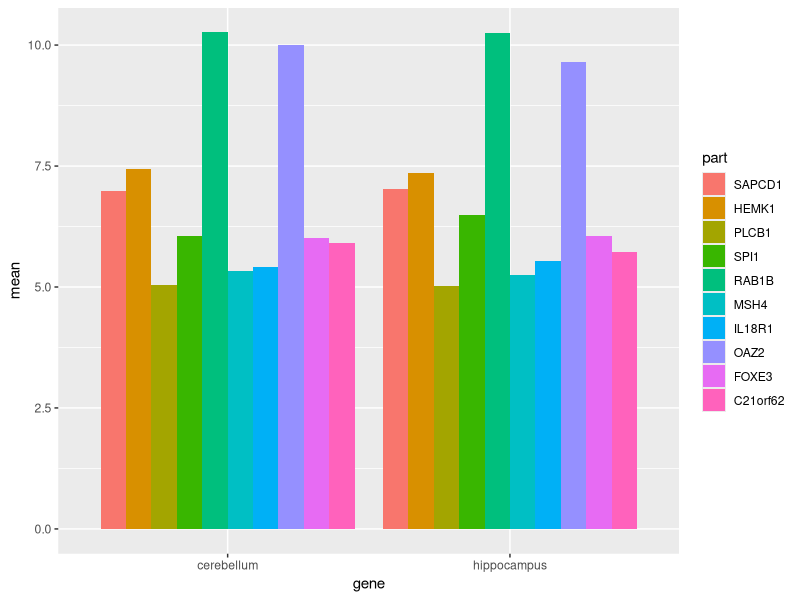
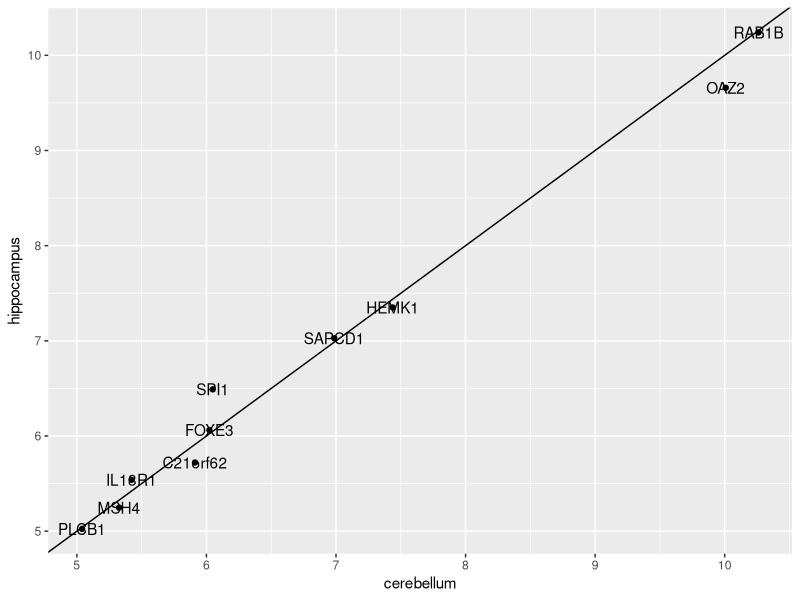
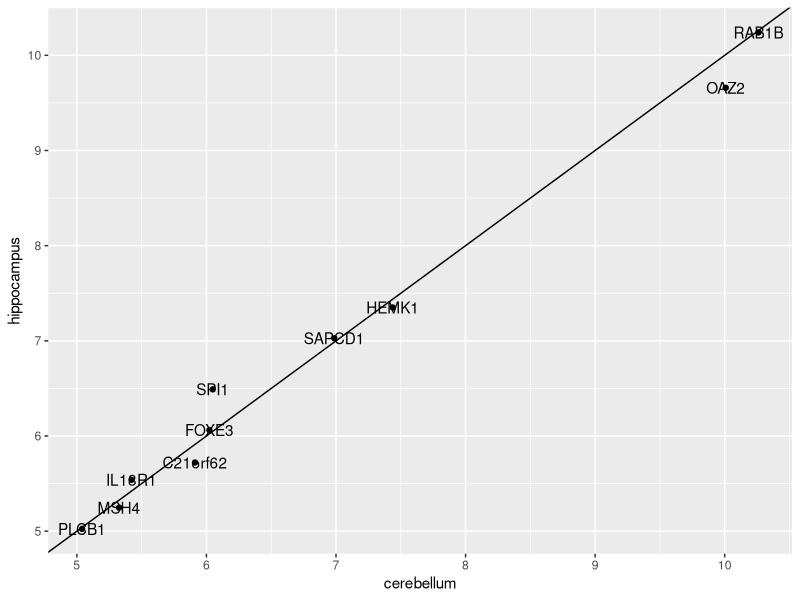
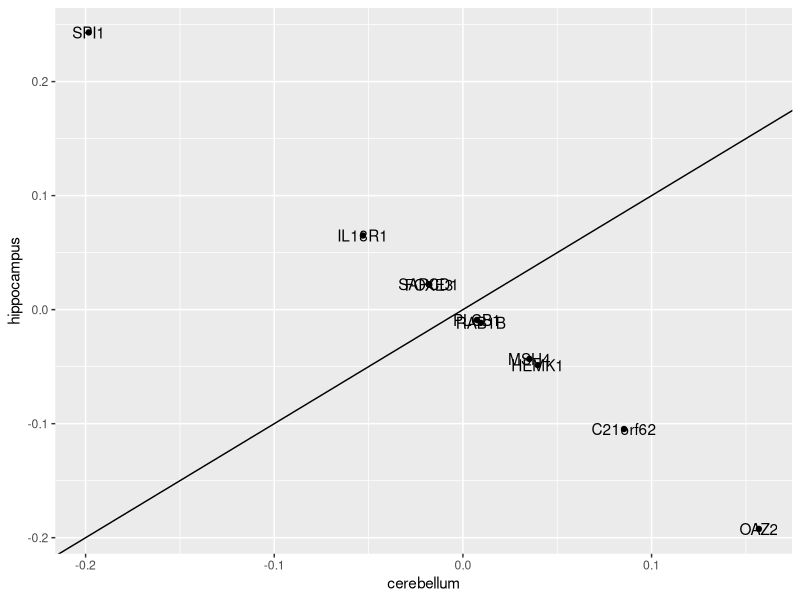
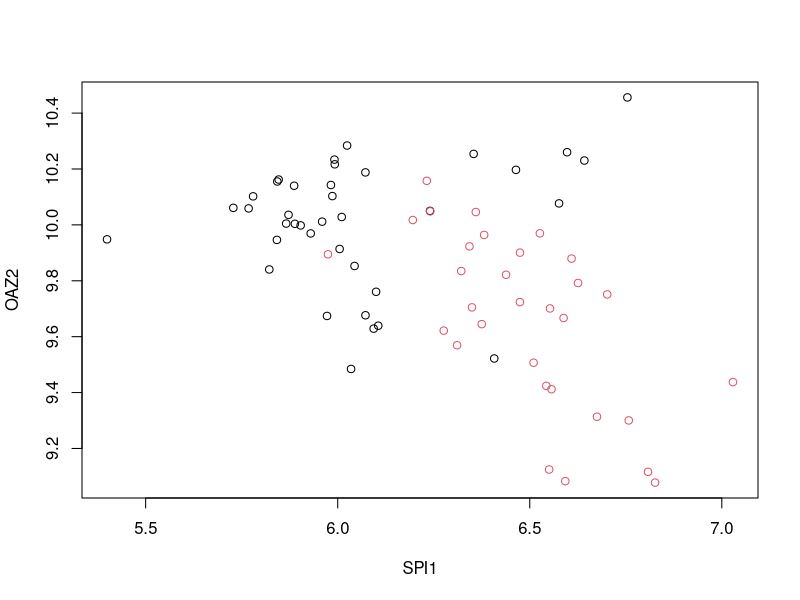

These charts were generated, in order, by the following R code:
# https://learning.edx.org/course/course-v1:HarvardX+PH125.8x+1T2022/block-v1:HarvardX+PH125.8x+1T2022+type@sequential+block@cf9e5492064f4e7e9787ed0d8c27d1e9/block-v1:HarvardX+PH125.8x+1T2022+type@vertical+block@e253df286aa54dc9b6fd67f3e09ead37
# Q1
library(dslabs)
library(caret)
library(tidyverse)
data("tissue_gene_expression")

set.seed(1993, sample.kind = "Rounding") # if using R 3.6 or later
ind <- which(tissue_gene_expression$y %in% c("cerebellum", "hippocampus"))
y <- droplevels(tissue_gene_expression$y[ind])
x <- tissue_gene_expression$x[ind,]
x <- x[, sample(ncol(x), 10)]
# Q1: my answer (same as official answer)
fit_lda <- train(x, y, method = "lda")
fit_lda$results["Accuracy"]


# Q2: my answer (ok)
library(reshape2)
means <- as.matrix(fit_lda$finalModel$means)
means_melt <- melt(means, varnames = c('gene', 'part'), value.name = 'mean')

ggplot(means_melt, aes(gene, mean, fill = part)) +
  geom_bar(stat = "identity", position = "dodge")
# Q2: official answer
t(fit_lda$finalModel$means) %>% data.frame() %>%
  mutate(predictor_name = rownames(.)) %>%
  ggplot(aes(cerebellum, hippocampus, label = predictor_name)) +
  geom_point() +
  geom_text() +
  geom_abline()


# Q3
library(dslabs)
library(caret)
data("tissue_gene_expression")

set.seed(1993, sample.kind="Rounding")
ind <- which(tissue_gene_expression$y %in% c("cerebellum", "hippocampus"))
y <- droplevels(tissue_gene_expression$y[ind])
x <- tissue_gene_expression$x[ind, ]
x <- x[, sample(ncol(x), 10)]
# Q3: my answer (same as official answer)
fit_qda <- train(x, y, method = "qda")
fit_qda$results["Accuracy"]



# Q4: my answer
t(fit_qda$finalModel$means) %>% data.frame() %>%
  mutate(predictor_name = rownames(.)) %>%
  ggplot(aes(cerebellum, hippocampus, label = predictor_name)) +
  geom_point() +
  geom_text() +
  geom_abline()



# Q5: my answer (same as official answer)
set.seed(1993, sample.kind = "Rounding") # if using R 3.6 or later
ind <- which(tissue_gene_expression$y %in% c("cerebellum", "hippocampus"))
y <- droplevels(tissue_gene_expression$y[ind])
x <- tissue_gene_expression$x[ind,]
x <- x[, sample(ncol(x), 10)]
fit_lda <- train(x, y, method = "lda", preProcess = "center")
fit_lda$results["Accuracy"]
t(fit_lda$finalModel$means) %>% data.frame() %>%
  mutate(predictor_name = rownames(.)) %>%
  ggplot(aes(cerebellum, hippocampus, label = predictor_name)) +
  geom_point() +
  geom_text() +
  geom_abline()
# Q5: further exploration
d <- apply(fit_lda$finalModel$means, 2, diff)
ind <- order(abs(d), decreasing = TRUE)[1:2]
plot(x[, ind], col = y)




# Q6: my answer (ok)
library(dslabs)
library(caret)
data("tissue_gene_expression")

set.seed(1993, sample.kind="Rounding")
y <- tissue_gene_expression$y
x <- tissue_gene_expression$x
x <- x[, sample(ncol(x), 10)]
# Q6: my answer
fit_lda <- train(x, y, method = "lda")
fit_lda$results["Accuracy"]
# Q6: official answer
fit_lda <- train(x, y, method = "lda", preProcess = "center")
fit_lda$results["Accuracy"]
